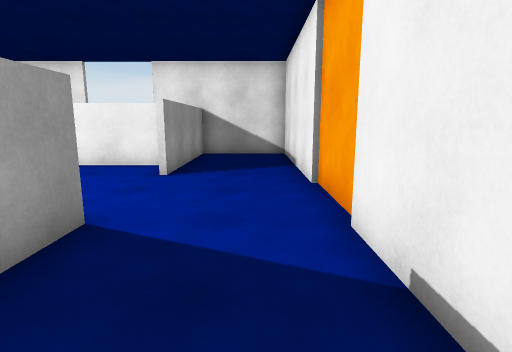
View 1 (above)

13 first-person views from a walk through a scene from a Unity 3-D project. The camera is 1.4 m above the floor, tilts 10° down and sees 80° across. Doors are open. The floor is counted in squares, 1 m on a side. Each view is taken from the middle of a square. On the plan, view 1 faces up. The plan holds only what a view shows up to about 14 squares ahead; the rest is blank. The place goes on beyond the plan. The player is left out.

View 2
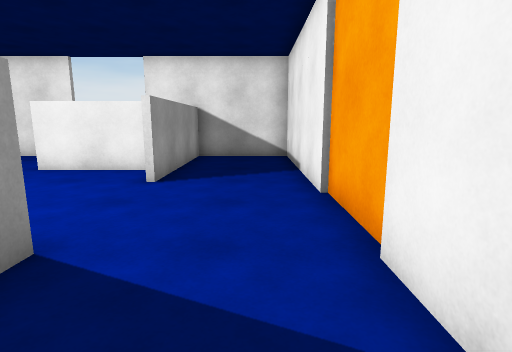

View 3
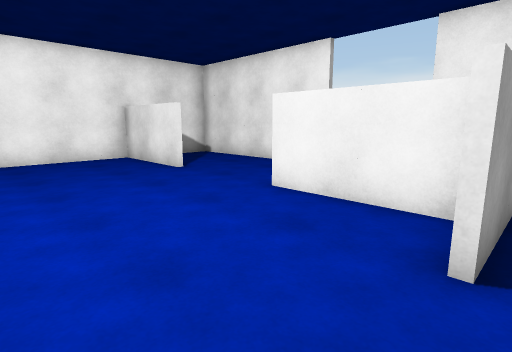

View 4
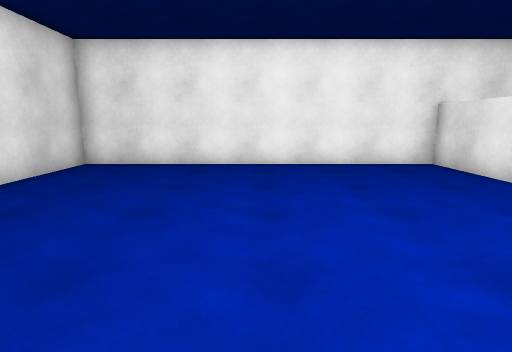

View 5
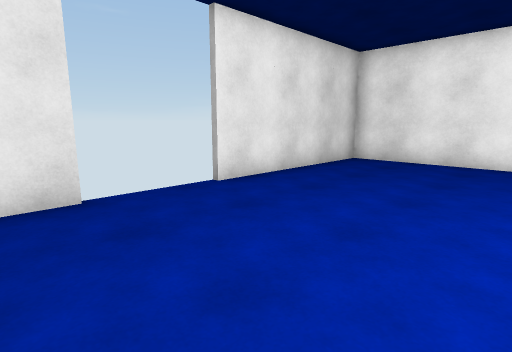

View 6
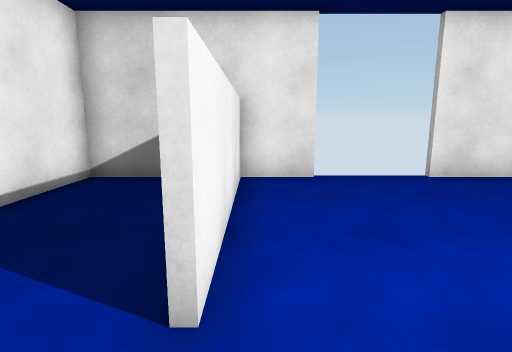

View 7
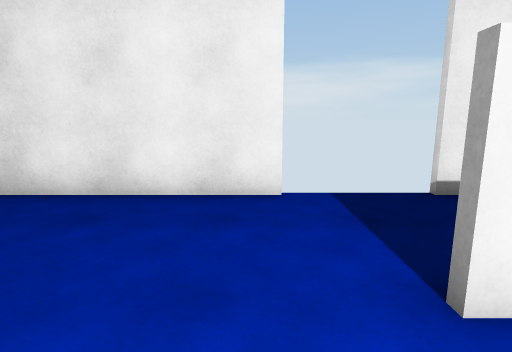

View 8
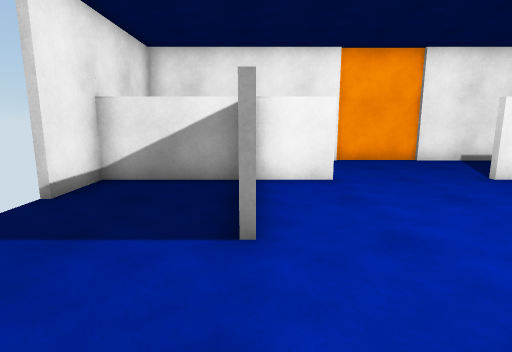

View 9
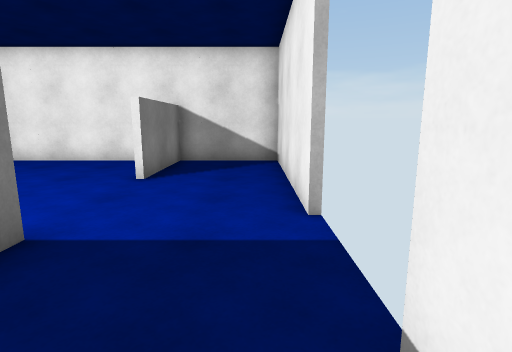

View 10
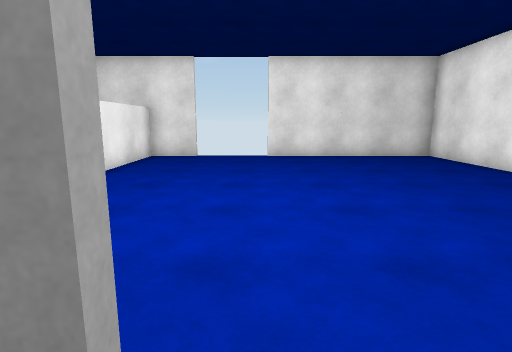

View 11
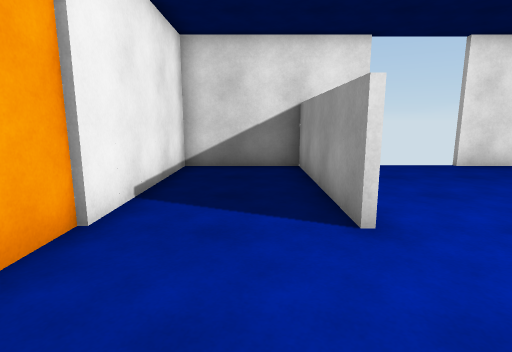

View 12
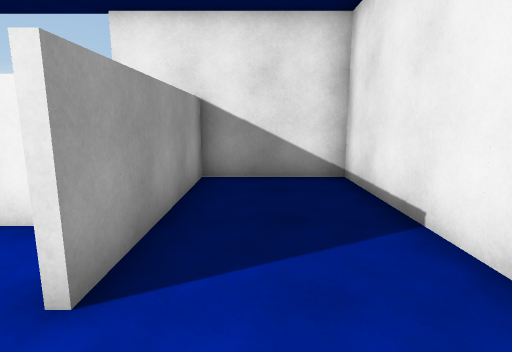

View 13
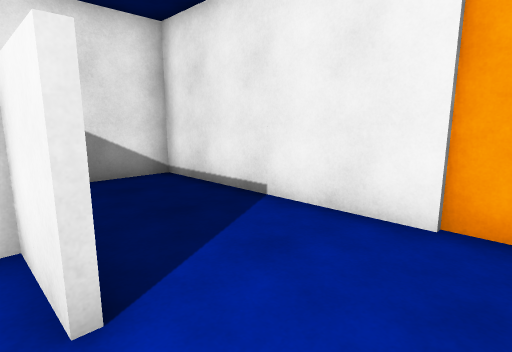

### Floor plan
Points are (right, up) in squares from view 1. A wall is a line through its corners. A room is listed if a view was taken in it or the views show most of it. See-through windows are left out.
Room 1 (views 1, 2, 3, 4, 5, 6, 7, 8, 9, 10, 11, 12, 13)
walls: (-6.6, 10.2) (-6.1, 10.2); (-2.6, 8) (-2.6, 10) (-6.5, 10); (-2.4, 4.1) (-2.4, -1.9); (-10.4, 10) (-14.4, 10); (-2.6, 10.4) (-2.6, 13.9); (-7.4, 13.8) (-14.3, 13.8) (-14.3, -1.8) (-7.5, -1.8); (-4.6, -1.8) (1.3, -1.8) (1.3, 13.8) (-4.6, 13.8); (-14.4, 10.2) (-10.5, 10.2); (-2.6, -1.9) (-2.6, 4.1); (-2.4, 13.9) (-2.4, 8)
ways out: open door at (-6, -2); open door at (-6, 14)

Where each view was taken, in squares from view 1:
view 1: 0 up, 0 right, facing up
view 2: 1 up, 0 right, facing up
view 3: 5 up, 2 left, facing up-left
view 4: 4 up, 4 left, facing left
view 5: 4 up, 3 left, facing down-left
view 6: 6 up, 3 left, facing down
view 7: 8 up, 8 left, facing up
view 8: 10 up, 10 left, facing right
view 9: 13 up, 3 left, facing left
view 10: 11 up, 7 left, facing down
view 11: 8 up, 1 left, facing down
view 12: 6 up, 1 left, facing up
view 13: 6 up, 3 left, facing up-right
